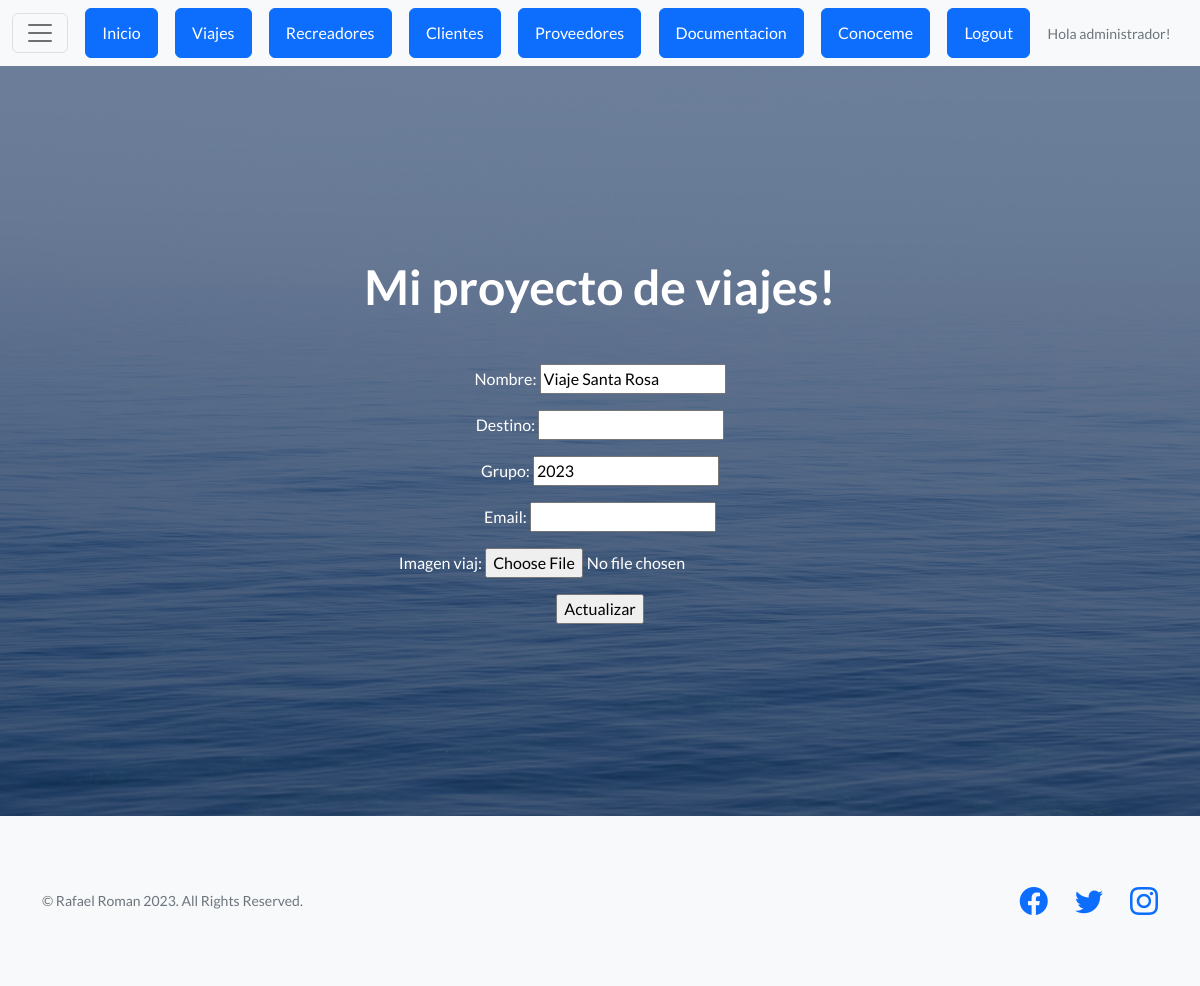
The page /proyecto/viajes/actualizar/28/ (signed in) on the database as committed earlier.
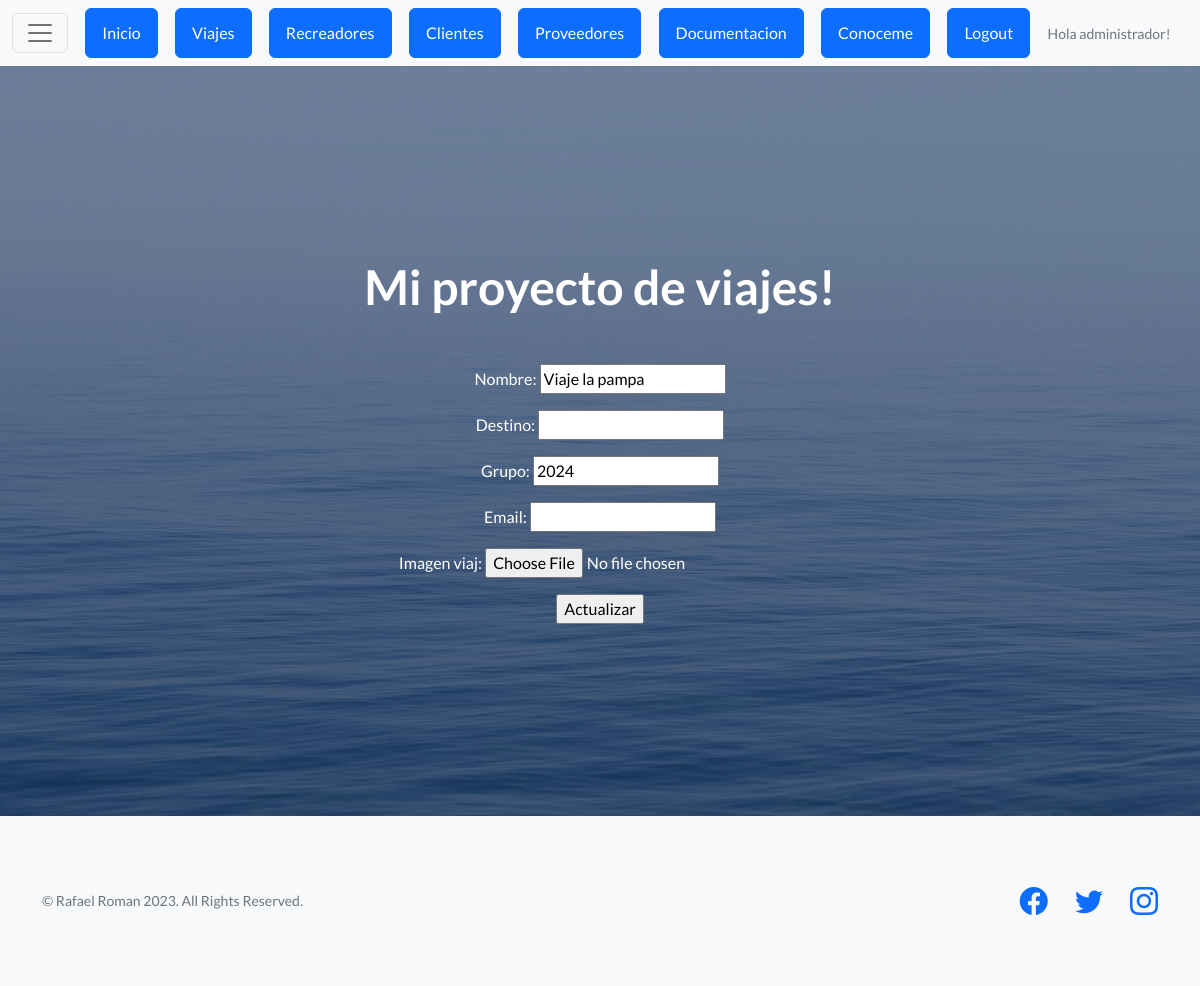
The same page on the database as committed later.
### appexcursiones/models.py (models this page shows, shortened)
class Viajes(models.Model):
    nombre = models.CharField(max_length=50)
    destino = models.CharField(max_length=50)
    grupo = models.IntegerField()
    email= models.EmailField(max_length=80)
    imagen_viaj= models.ImageField(null=True, blank=True, upload_to="viajes")

### appexcursiones/views.py (the view)
# urls.py: path('viajes/actualizar/<id>/', editar_viajes, name="proyecto-viajes-editar"),
def editar_viajes(request, id):
    viaje = Viajes.objects.get(id=id)
    if request.method == "POST":
        formulario = ViajeFormulario(request.POST)
        if formulario.is_valid():
            data = formulario.cleaned_data
            viaje.nombre = data["nombre"]
            viaje.grupo = data["grupo"]
            viaje.save()
            return redirect("proyecto-viajes")
        else:
            return render(request, "Appnuevo/editar_viajes.html", {"formulario": formulario, "errores": formulario.errors})
    else:
        formulario = ViajeFormulario(initial={"nombre":viaje.nombre, "grupo":viaje.grupo})
        return render(request, "Appnuevo/editar_viajes.html",{"formulario":formulario, "errores": ""})

### appexcursiones/forms.py
class ViajeFormulario(forms.Form):
    nombre= forms.CharField(max_length=50)
    destino= forms.CharField(max_length=50)
    grupo = forms.IntegerField()
    email= forms.EmailField(max_length=80)
    imagen_viaj= forms.ImageField()

### appexcursiones/templates/Appnuevo/editar_viajes.html (shortened to what this page needs)
{% extends "Appnuevo/base.html" %}
{% block contenido %}
<form method="post">
    {{formulario.as_p }}
<input type="submit" value="Actualizar">
</form>
{% endblock %}

Rows that differ between the two databases and show on the page:
changed Viajes: nombre "Viaje Santa Rosa" → "Viaje la pampa"; grupo "2023" → "2024"
